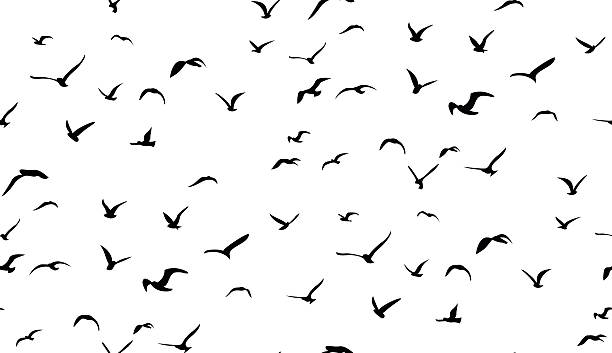
#> input picture data/birds.jpg, 612 x 353 px
$ python contours.py
#> lines starting #> are read from the running program, lines starting #| are printed output that depends on the picture; after the words box and inside, x2 and y2 are one past the last pixel; in counts of white or black regions, pixels touching at a corner belong together
import os
import cv2
# object tespiti ****
# goruntuler siyah beyaz olmali
img = cv2.imread(os.path.join('.', 'data/birds.jpg'))
#> img is the input picture: shape (353, 612, 3); mean B, G, R 244.4, 244.4, 244.4
img2 = cv2.imread(os.path.join('.', 'data/birds.jpg'))

img_gray = cv2.cvtColor(img, cv2.COLOR_BGR2GRAY)

ret, thresh = cv2.threshold(img_gray, 127, 255, cv2.THRESH_BINARY_INV)
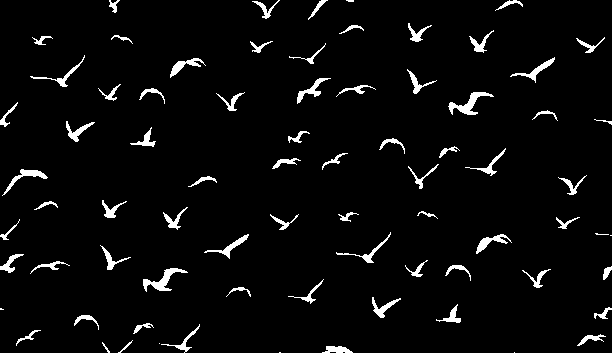
#> thresh: shape (353, 612); 4% white; 76 white regions (7 under 20 px)
# inv background siyah objeler beyaz

# kontur : her ayrik obje icin sinirlarini belirleyen bir cizgi var
# her beyaz obje eger ayrik ise onlarin sinirlari ayridir
contours, hierarchy = cv2.findContours(thresh, cv2.RETR_TREE, cv2.CHAIN_APPROX_SIMPLE)
#> contours = 76 contours, 10 with area under 20; largest, box (x1, y1, x2, y2) and area: (448, 92, 494, 115) 284, (143, 268, 188, 292) 282, (2, 169, 48, 196) 192, (476, 234, 512, 254) 175, (297, 78, 331, 104) 172

# area of a contour : bolgelerini degerleri
# contour degerleri buyuk olanlari yani alanlari buyuk olanlari alacagiz
# kucukleri gormezden geleceggiz
# noise yani gurultuyu azaltmak icin
for cnt in contours:
    if cv2.contourArea(cnt) > 20:
        # cv2.drawContours(img, cnt, -1, (0, 255, 0), 1) # bolgeleri cizme
        # object tespiti ****
        x1, y1, w, h = cv2.boundingRect(cnt)
        cv2.rectangle(img, (x1, y1), (x1 + w, y1 + h), (0, 255, 0), 1)
#> this loop made 76 passes
#> (x1, y1, w, h) on passes 3, 7, 8, 9, 10, 11, 13, 14, 15, 16, 17, 18: (322, 346, 31, 7), (577, 334, 29, 12), (16, 330, 25, 16), (161, 324, 39, 29), (133, 323, 21, 11), (74, 315, 25, 15), (594, 307, 18, 12), (436, 304, 25, 19), (372, 297, 29, 21), (226, 287, 25, 10), (288, 279, 36, 25), (522, 269, 29, 19)
#> cnt on passes 1, 2, 4, 26: [[514, 352]], [[279, 352], [280, 352]], [[159, 343]], [[610, 235], [611, 235]]
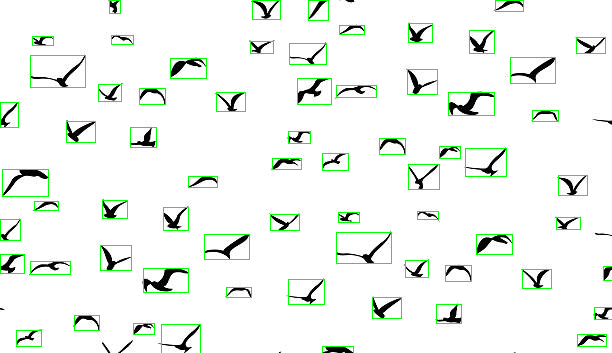
#> img: shape (353, 612, 3); 2.81% of pixels changed, all inside (x1, y1, x2, y2) = (0, 0, 612, 353)

cv2.imshow('img2', img2)
cv2.imshow('img', img)
cv2.imshow('thresh', thresh)
cv2.waitKey(0)
